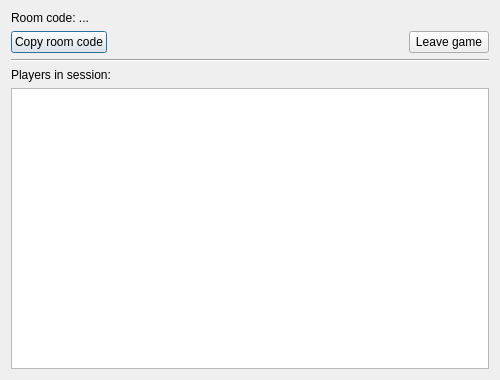
<?xml version="1.0" encoding="UTF-8"?>
<ui version="4.0">
 <class>RelaySessionDialog</class>
 <widget class="QDialog" name="RelaySessionDialog">
  <property name="geometry">
   <rect>
    <x>0</x>
    <y>0</y>
    <width>500</width>
    <height>380</height>
   </rect>
  </property>
  <property name="windowTitle">
   <string>Game session - KHWaterMelonMix</string>
  </property>
  <layout class="QVBoxLayout" name="verticalLayout">

   <!-- Room code + IP banner (populated at runtime by RelayDialog.cpp) -->
   <item>
    <widget class="QLabel" name="lblRoomInfo">
     <property name="text">
      <string>Room code: ...</string>
     </property>
     <property name="textFormat">
      <enum>Qt::TextFormat::RichText</enum>
     </property>
     <property name="wordWrap">
      <bool>true</bool>
     </property>
    </widget>
   </item>

   <!-- Toolbar row: copy code (host only) + spacer + leave -->
   <item>
    <layout class="QHBoxLayout" name="horizontalLayout">
     <item>
      <widget class="QPushButton" name="btnCopyCode">
       <property name="text">
        <string>Copy room code</string>
       </property>
      </widget>
     </item>
     <item>
      <spacer name="horizontalSpacer">
       <property name="orientation">
        <enum>Qt::Orientation::Horizontal</enum>
       </property>
       <property name="sizeHint" stdset="0">
        <size>
         <width>40</width>
         <height>20</height>
        </size>
       </property>
      </spacer>
     </item>
     <item>
      <widget class="QPushButton" name="btnLeave">
       <property name="text">
        <string>Leave game</string>
       </property>
      </widget>
     </item>
    </layout>
   </item>

   <item>
    <widget class="QFrame" name="line">
     <property name="frameShape">
      <enum>QFrame::Shape::HLine</enum>
     </property>
     <property name="frameShadow">
      <enum>QFrame::Shadow::Sunken</enum>
     </property>
    </widget>
   </item>

   <item>
    <widget class="QLabel" name="label_players">
     <property name="text">
      <string>Players in session:</string>
     </property>
    </widget>
   </item>

   <item>
    <widget class="QTreeView" name="tvPlayerList">
     <property name="editTriggers">
      <set>QAbstractItemView::EditTrigger::NoEditTriggers</set>
     </property>
     <property name="rootIsDecorated">
      <bool>false</bool>
     </property>
     <property name="uniformRowHeights">
      <bool>true</bool>
     </property>
     <property name="itemsExpandable">
      <bool>false</bool>
     </property>
    </widget>
   </item>

  </layout>
 </widget>
 <resources/>
 <connections/>
</ui>
